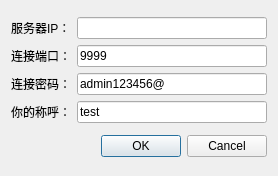
<?xml version="1.0" encoding="UTF-8"?>
<ui version="4.0">
 <class>Dialog</class>
 <widget class="QDialog" name="Dialog">
  <property name="geometry">
   <rect>
    <x>0</x>
    <y>0</y>
    <width>278</width>
    <height>176</height>
   </rect>
  </property>
  <property name="windowTitle">
   <string>连接到服务器</string>
  </property>
  <layout class="QVBoxLayout" name="verticalLayout">
   <item>
    <layout class="QGridLayout" name="gridLayout">
     <item row="2" column="0">
      <widget class="QLabel" name="label_3">
       <property name="text">
        <string>连接密码：</string>
       </property>
      </widget>
     </item>
     <item row="0" column="1">
      <widget class="QLineEdit" name="lineEdit">
       <property name="text">
        <string/>
       </property>
      </widget>
     </item>
     <item row="1" column="0">
      <widget class="QLabel" name="label_2">
       <property name="text">
        <string>连接端口：</string>
       </property>
      </widget>
     </item>
     <item row="0" column="0">
      <widget class="QLabel" name="label">
       <property name="text">
        <string>服务器IP：</string>
       </property>
      </widget>
     </item>
     <item row="3" column="0">
      <widget class="QLabel" name="label_4">
       <property name="text">
        <string>你的称呼：</string>
       </property>
      </widget>
     </item>
     <item row="3" column="1">
      <widget class="QLineEdit" name="lineEdit_4">
       <property name="text">
        <string>test</string>
       </property>
      </widget>
     </item>
     <item row="2" column="1">
      <widget class="QLineEdit" name="lineEdit_3">
       <property name="text">
        <string>admin123456@</string>
       </property>
      </widget>
     </item>
     <item row="1" column="1">
      <widget class="QLineEdit" name="lineEdit_2">
       <property name="text">
        <string>9999</string>
       </property>
      </widget>
     </item>
    </layout>
   </item>
   <item>
    <widget class="QDialogButtonBox" name="buttonBox">
     <property name="orientation">
      <enum>Qt::Horizontal</enum>
     </property>
     <property name="standardButtons">
      <set>QDialogButtonBox::Cancel|QDialogButtonBox::Ok</set>
     </property>
    </widget>
   </item>
  </layout>
 </widget>
 <resources/>
 <connections>
  <connection>
   <sender>buttonBox</sender>
   <signal>accepted()</signal>
   <receiver>Dialog</receiver>
   <slot>accept()</slot>
   <hints>
    <hint type="sourcelabel">
     <x>248</x>
     <y>254</y>
    </hint>
    <hint type="destinationlabel">
     <x>157</x>
     <y>274</y>
    </hint>
   </hints>
  </connection>
  <connection>
   <sender>buttonBox</sender>
   <signal>rejected()</signal>
   <receiver>Dialog</receiver>
   <slot>reject()</slot>
   <hints>
    <hint type="sourcelabel">
     <x>316</x>
     <y>260</y>
    </hint>
    <hint type="destinationlabel">
     <x>286</x>
     <y>274</y>
    </hint>
   </hints>
  </connection>
 </connections>
</ui>
